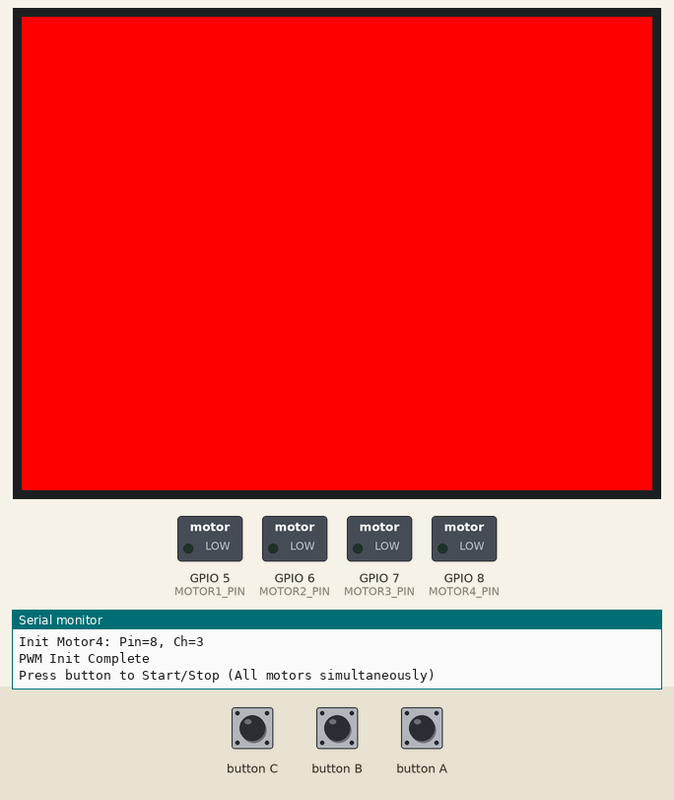
Recording of a program running on a simulated ESP32-S3. Shown: 320×240 colour display, switched loads named in the program (green lamp = pin HIGH), the last lines printed to the serial monitor. The inputs (shaded band) are chosen by the test bench.

Above: at 2.5 s.
2.6 s: button A pressed for 0.15 s
At 3.3 s:
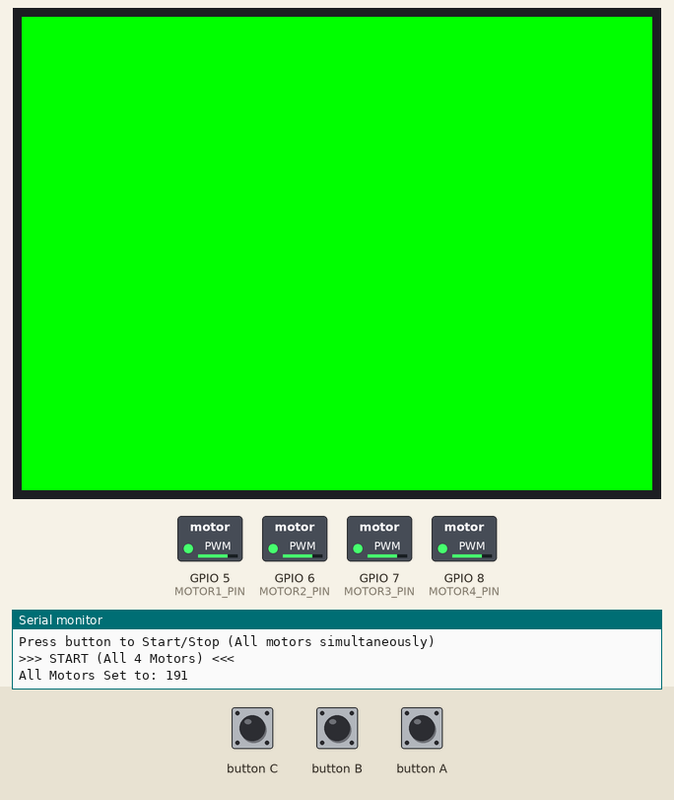
4.2 s: button A pressed for 1 s
At 4.6 s:
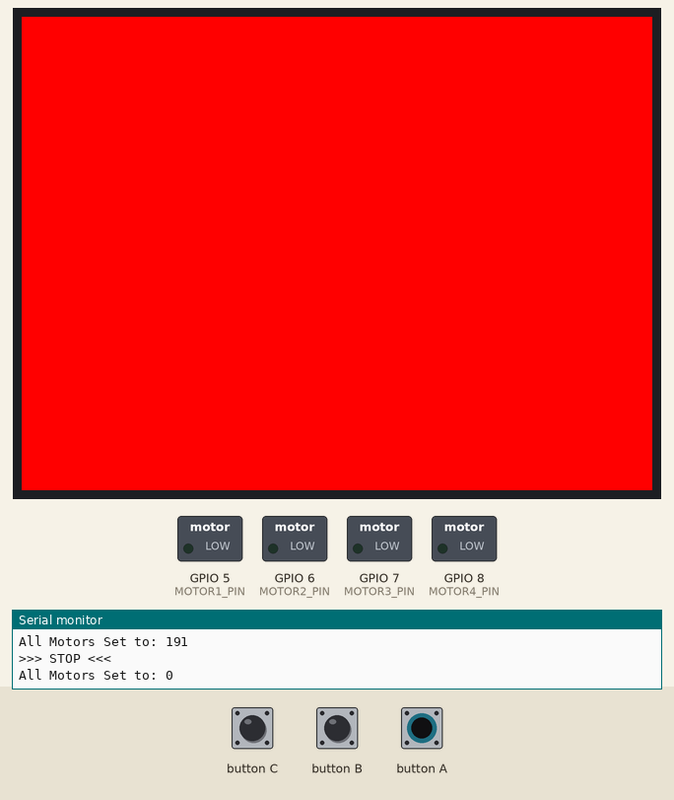
6.7 s: button A pressed for 3.2 s
At 7.6 s:
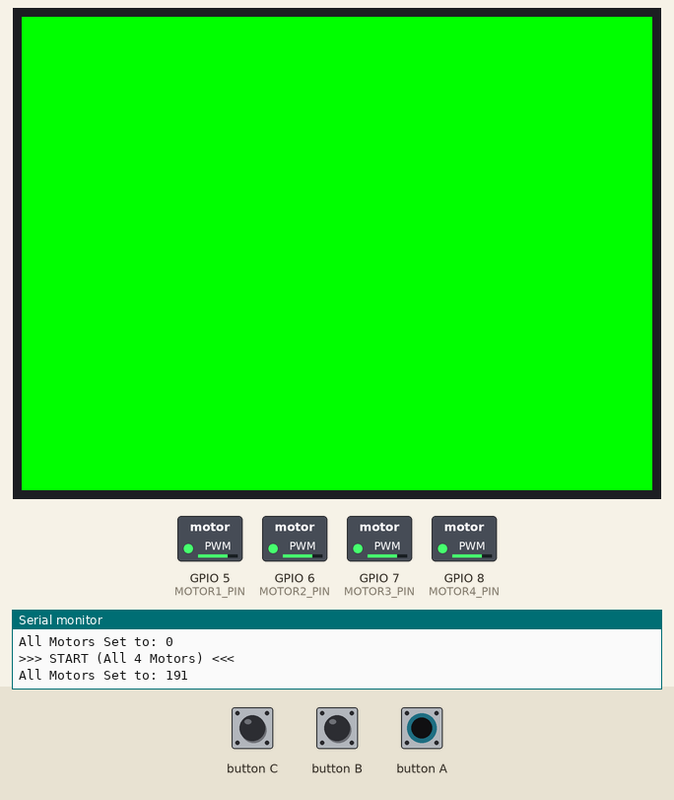
Timing chart, 0 to 9.7 s (numbered marks = the images above; inputs shaded):
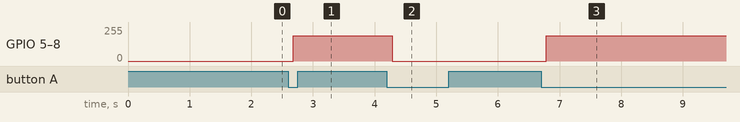

Measured:
- after the input at 2.6 s, GPIO 5 (MOTOR1_PIN), GPIO 6 (MOTOR2_PIN), GPIO 7 (MOTOR3_PIN), GPIO 8 (MOTOR4_PIN): 0/255 → 190/255 after 0.08 s
- after the input at 4.2 s, GPIO 5 (MOTOR1_PIN), GPIO 6 (MOTOR2_PIN), GPIO 7 (MOTOR3_PIN), GPIO 8 (MOTOR4_PIN): 190/255 → 0/255 after 0.08 s
- after the input at 6.7 s, GPIO 5 (MOTOR1_PIN), GPIO 6 (MOTOR2_PIN), GPIO 7 (MOTOR3_PIN), GPIO 8 (MOTOR4_PIN): 0/255 → 190/255 after 0.08 s

The program:

main.cpp
```cpp
#include <M5Unified.h>

// 4つのモーターピン
const int MOTOR1_PIN = 5;  // G5
const int MOTOR2_PIN = 6;  // G6
const int MOTOR3_PIN = 7;  // G7
const int MOTOR4_PIN = 8;  // G8

// PWMチャンネル設定
const int MOTOR1_CH = 0;
const int MOTOR2_CH = 1;
const int MOTOR3_CH = 2;
const int MOTOR4_CH = 3;

// PWM設定（参考コードと同じ）
const int PWM_FREQ = 191;   // 200Hz
const int PWM_RES = 8;      // 8bit (0-255)

// 出力強度設定（参考コードと同じ）
const int POWER_STOP = 0;
const int POWER_WEAK = 80;     // 弱い
const int POWER_STRONG = 191;  // 強い

bool isRunning = false;

// 全モーター同時制御関数（4つ対応）
void setAllMotors(int power) {
  // 範囲制限
  if (power < 0) power = 0;
  if (power > 255) power = 255;

  ledcWrite(MOTOR1_CH, power);
  ledcWrite(MOTOR2_CH, power);
  ledcWrite(MOTOR3_CH, power);
  ledcWrite(MOTOR4_CH, power);

  Serial.printf("All Motors Set to: %d\n", power);
}

void setup() {
  auto cfg = M5.config();
  M5.begin(cfg);

  // LEDを青にする（起動中）
  M5.Display.fillScreen(BLUE);

  Serial.begin(115200);
  delay(1000);

  Serial.println("\n4 DC Motor Control (AtomS3 Lite)");
  Serial.println("==================================");

  // 4つのモーターのPWM初期化
  Serial.printf("Init Motor1: Pin=%d, Ch=%d\n", MOTOR1_PIN, MOTOR1_CH);
  ledcSetup(MOTOR1_CH, PWM_FREQ, PWM_RES);
  ledcAttachPin(MOTOR1_PIN, MOTOR1_CH);
  ledcWrite(MOTOR1_CH, 0);

  Serial.printf("Init Motor2: Pin=%d, Ch=%d\n", MOTOR2_PIN, MOTOR2_CH);
  ledcSetup(MOTOR2_CH, PWM_FREQ, PWM_RES);
  ledcAttachPin(MOTOR2_PIN, MOTOR2_CH);
  ledcWrite(MOTOR2_CH, 0);

  Serial.printf("Init Motor3: Pin=%d, Ch=%d\n", MOTOR3_PIN, MOTOR3_CH);
  ledcSetup(MOTOR3_CH, PWM_FREQ, PWM_RES);
  ledcAttachPin(MOTOR3_PIN, MOTOR3_CH);
  ledcWrite(MOTOR3_CH, 0);

  Serial.printf("Init Motor4: Pin=%d, Ch=%d\n", MOTOR4_PIN, MOTOR4_CH);
  ledcSetup(MOTOR4_CH, PWM_FREQ, PWM_RES);
  ledcAttachPin(MOTOR4_PIN, MOTOR4_CH);
  ledcWrite(MOTOR4_CH, 0);

  Serial.println("PWM Init Complete");
  Serial.println("\nPress button to Start/Stop (All motors simultaneously)\n");

  // 準備完了したら赤（停止中）にする
  M5.Display.fillScreen(RED);
}

void loop() {
  M5.update();

  // ボタン押下：4つ同時にON/OFF切り替え
  if (M5.BtnA.wasPressed() || M5.BtnPWR.wasPressed()) {
    isRunning = !isRunning;

    if (isRunning) {
      Serial.println(">>> START (All 4 Motors) <<<");
      M5.Display.fillScreen(GREEN); // 緑：動作中
      setAllMotors(POWER_STRONG);   // 全モーターSTRONG(200)で回転
    } else {
      Serial.println(">>> STOP <<<");
      M5.Display.fillScreen(RED);   // 赤：停止
      setAllMotors(POWER_STOP);     // 停止
    }
  }

  delay(10);
}
```
